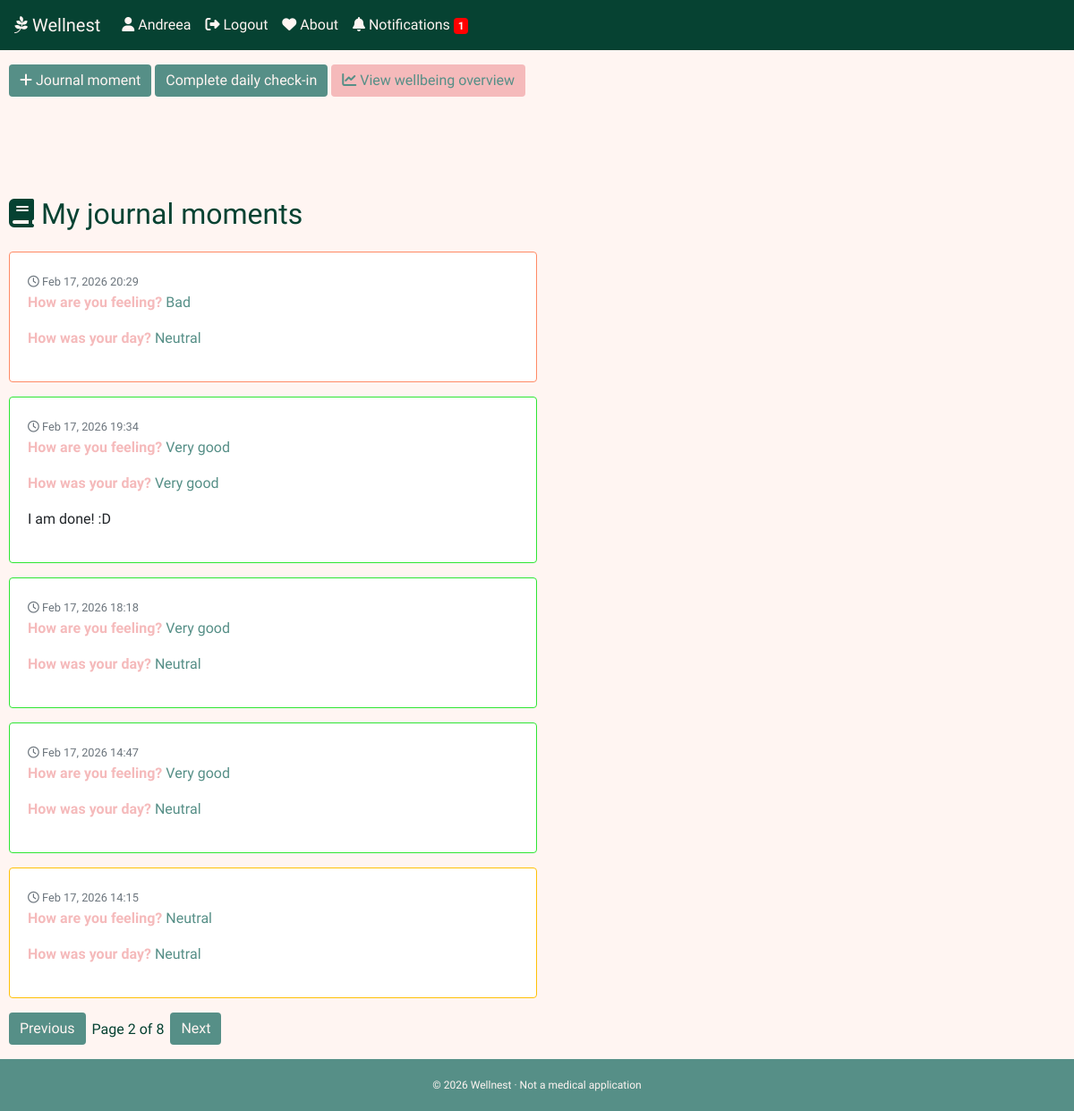
The app's page /?page=2 (signed in) with its own data.
### wellnest/models.py (models this page shows, shortened)
class User(AbstractUser):
    pass

class Entry(models.Model):
    MOOD_CHOICES = [
        (1, "Very bad"),
        (2, "Bad"),
        (3, "Neutral"),
        (4, "Good"),
        (5, "Very good"),
    ]
    DAY_QUALITY = [
        (1, "Very bad"),
        (2, "Bad"),
        (3, "Neutral"),
        (4, "Good"),
        (5, "Very good"),
    ]
    user = models.ForeignKey(User, on_delete=models.CASCADE, related_name="entries")
    text = models.TextField()
    mood = models.IntegerField(choices=MOOD_CHOICES)
    quality = models.IntegerField(choices=DAY_QUALITY)
    created_at = models.DateTimeField(auto_now_add=True)

### wellnest/views.py (the view)
# urls.py: path('', views.index, name='index'),
@login_required
def index(request):
    entries = Entry.objects.filter(user=request.user).order_by("-created_at")
    today = timezone.now().date()
    entry_saved = request.GET.get("entry_saved") == "1"
    has_checked_in_today = DailyCheckIn.objects.filter(
        user=request.user,
        date=today
    ).exists()
    paginator = Paginator(entries, 5)   # 5 per page
    page_number = request.GET.get("page")   # Get ?page=X from URL
    page_entries = paginator.get_page(page_number)
    checkin_done = DailyCheckIn.objects.filter(
        user=request.user,
        date=date.today()
    ).first()
    return render(request, "wellnest/index.html", {
        "entry_saved": entry_saved,
        "entries": page_entries,
        "checkin_done": checkin_done,
        "show_notification": not has_checked_in_today,
    })

### wellnest/templates/wellnest/index.html (shortened to what this page needs)
{% extends "wellnest/layout.html"%}
{% block body %}
    {% if user.is_authenticated %}
        <a href="{% url 'new_entry' %}" class="btn mt-3 mb-3 btn-custom-color"><i class="fa-solid fa-plus"></i> Journal moment</a>
        {% if not checkin_done %}
            <a href="{% url 'daily_checkin' %}" class="btn mt-3 mb-3 btn-custom-color">Complete daily check-in</a>
        {% else %}
            <h3 class="daily-check-in"><i class="fa-regular fa-circle-check"></i> Daily check-in completed!</h3>
        {% endif %}
        <a href="{% url 'analysis' %}" class="btn mt-3 mb-3 btn-custom-color-2"><i class="fa-solid fa-chart-line"></i> View wellbeing overview</a>
    {% endif %}
    <h2 class="journal-entries"><i class="fa-solid fa-book"></i> My journal moments</h2>
        {% for entry in entries %}
            <div id="custom-card" class="card mb-3 custom-entry-card">
                <div class="card-body">
                    <small class="text-muted">
                        <i class="fa-regular fa-clock"></i> {{ entry.created_at|date:"M d, Y H:i" }}
                    </small>
                    <p class="mood-content"><strong class="moods">How are you feeling? </strong><span id="mood-value">{{ entry.get_mood_display }}</span></p>
                    <p class="mood-content"><strong class="moods">How was your day? </strong><span>{{ entry.get_quality_display }}</span></p>
                    <p class="mt-2 custom-entry-text">{{ entry.text }}</p>
                </div>
            </div>
        {% empty %}
            <p>No entries yet.</p>
        {% endfor %}
    <div class="pagination mt-3">
        {% if entries.has_previous %}
            <a href="?page={{ entries.previous_page_number }}" class="btn btn-primary btn-custom-color">Previous</a>
        {% endif %}
        <span class="paginator"><h6 class="pagination-text">Page {{ entries.number }} of {{ entries.paginator.num_pages }}</h6></span>
        {% if entries.has_next %}
            <a href="?page={{ entries.next_page_number }}" class="btn btn-primary btn-custom-color">Next</a>
        {% endif %}
    </div>
{% endblock %}

### wellnest/templates/wellnest/layout.html (shortened to what this page needs)
{% load static %}
<!DOCTYPE html>
<html>
    <head>
        <link rel="stylesheet" href="{% static 'wellnest/styles.css' %}">
        <link rel="stylesheet" href="https://stackpath.bootstrapcdn.com/bootstrap/4.4.1/css/bootstrap.min.css">
        <link rel="stylesheet"
              href="https://cdnjs.cloudflare.com/ajax/libs/font-awesome/6.5.1/css/all.min.css"
/>
    </head>
    <body>
        <nav class="navbar navbar-expand-lg navbar-light custom-navbar">
            <a class="navbar-brand custom-color"><i class="fa-brands fa-pagelines"></i> Wellnest</a>
            <div>
                <ul class="navbar-nav mr-auto">
                    {% if user.is_authenticated %}
                        <li>
                            <a class="nav-link custom-color" href="{% url 'index' %}"><i class="fa-solid fa-user"></i> {{ user.username }}</a>
                        </li>
                        <li>
                            <a class="nav-link custom-color" href="{% url 'logout' %}"><i class="fa-solid fa-right-from-bracket"></i> Logout</a>
                        </li>
                        <li>
                            <a class="nav-link custom-color" href="{% url 'about' %}"><i class="fa-solid fa-heart"></i> About</a>
                        </li>
                        <li>
                            <a class="nav-link custom-color" id="reminderBell">
                                <i class="fa-solid fa-bell"></i> Notifications
                                {% if show_notification %}
                                    <span id="reminderBadge" class="badge">1</span>
                                {% endif %}
                            </a>
                        </li>
                    {% endif %}
                </ul>
            </div>
        </nav>
         <div class="page-content">
            {% block body %}
            {% endblock %}
         </div>
        <footer class="page-footer">© 2026 Wellnest · Not a medical application</footer>
    </body>
</html>

### wellnest/static/wellnest/styles.css (style rules this page uses)
* { margin: 0; font-family: "Lexend", sans-serif; font-optical-sizing: auto; font-style: normal; box-sizing: border-box; }
.custom-navbar { background-color: #064232; }
.navbar .navbar-brand.custom-color, .custom-navbar .navbar-nav .nav-link.custom-color { color: #FFF5F2; }
.badge { background-color: red; padding: 2px 5px; }
#reminderBell { cursor: pointer; }
.page-content { background-color: #FFF5F2; padding: 0 10px; min-height: 100vh; }
.daily-check-in, .card-title, .journal-entries { color: #064232; }
.journal-entries { padding: 30px 0 15px 0; }
.moods, .page-title { color: #F5BABB; }
.moods { font-weight: 700; }
.custom-entry-text, .text-muted { font-weight: 300; }
a.btn.btn-custom-color, input.btn-custom-color { background-color: #568F87; color: #FFF5F2; border: none; box-shadow: none; outline: none; }
a.btn.btn-custom-color-2, .btn.btn-custom-color-2 { background-color: #F5BABB; color: #568F87; border: none; box-shadow: none; outline: none; }
.paginator { display: flex; justify-content: center; align-items: center; }
.pagination.mt-3 { padding-bottom: 16px; }
.pagination-text { margin: 0 7px; color: #064232; }
.mood-content { color: #568F87; }
.card.custom-entry-card, .card.custom-quiz-card { display: flex; justify-content: center; width: 50%; border-color: 2px solid #064232; }
.page-footer { background-color: #568F87; font-size: 12px; color: #FFF5F2; padding: 20px; display: flex; justify-content: center; align-items: center; }

### records on screen
User: username "Andreea"
Entry: created_at "Feb 17, 2026 20:29", mood "Bad", quality "Neutral"
Entry: created_at "Feb 17, 2026 19:34", mood "Very good", quality "Very good", text "I am done! :D"
Entry: created_at "Feb 17, 2026 18:18", mood "Very good", quality "Neutral"
Entry: created_at "Feb 17, 2026 14:47", mood "Very good", quality "Neutral"
Entry: created_at "Feb 17, 2026 14:15", mood "Neutral", quality "Neutral"

### other values on screen
{{ entries.number }} "2"
{{ entries.paginator.num_pages }} "8"
